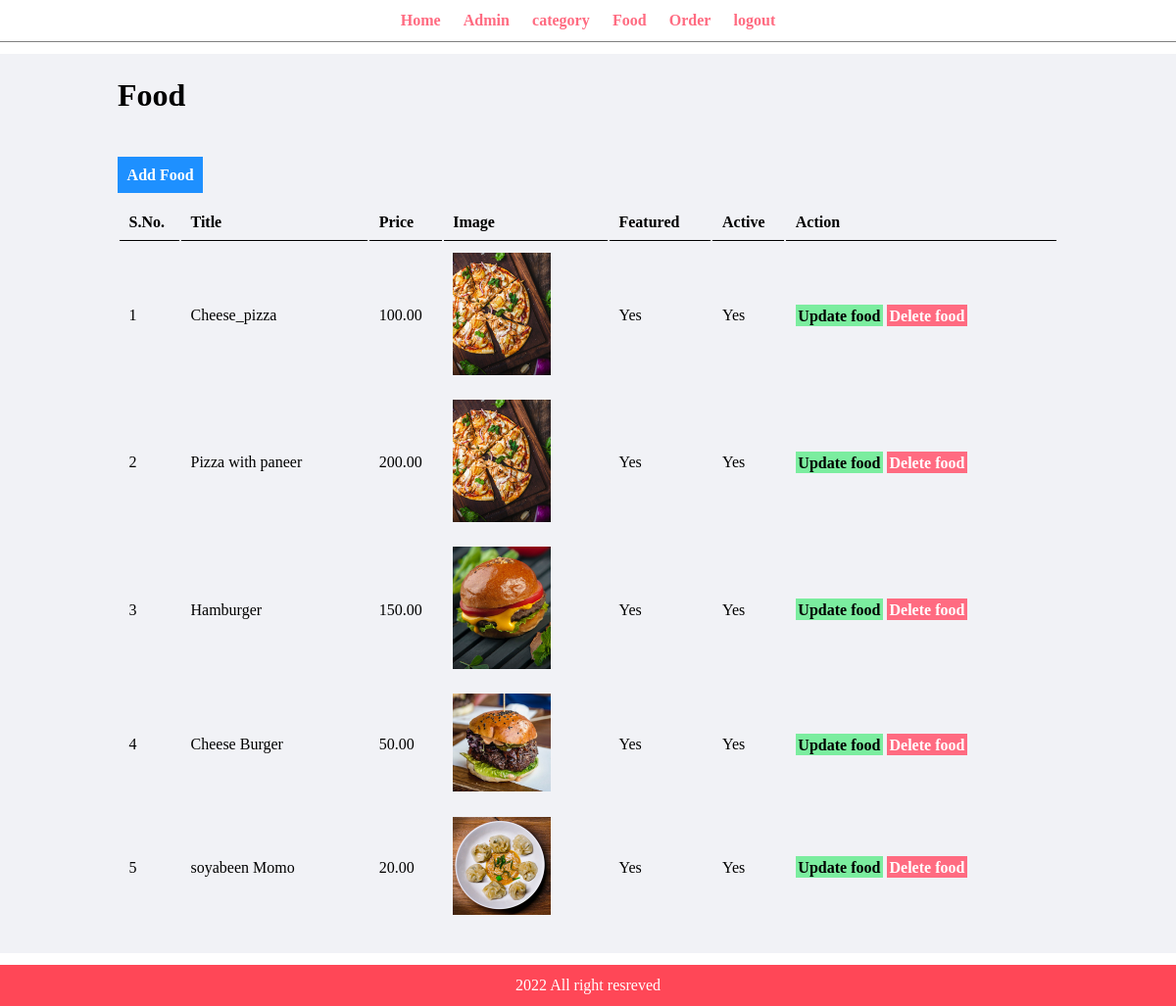
The page /admin/Manage_food.php (signed in) on the database its author committed.
### tables this page shows
CREATE TABLE `tbl_food` (
  `id` int(10) UNSIGNED NOT NULL,
  `title` varchar(100) NOT NULL,
  `description` text NOT NULL,
  `price` decimal(10,2) NOT NULL,
  `image_name` varchar(255) NOT NULL,
  `category_id` int(10) UNSIGNED NOT NULL,
  `faetured` varchar(10) NOT NULL,
  `active` varchar(10) NOT NULL
);

### admin/Manage_food.php (the view, shortened to what this page needs)
<?php include('partial/header.php'); ?>
    <div class="main-section">
        <div class="wraper">
            <h1>Food</h1>
            <br><br>
            <br>
            <a href="<?php echo SITEURL;?>admin/add-food.php" class="btn-primmary"> Add Food</a>
            <br><br>
        <table class="mytbl">
            <tr>
                <th>S.No.</th>
                <th>Title</th>
                <th>Price</th>
                <th>Image</th>
                <th>Featured</th>
                <th>Active</th>
                <th>Action</th>
            </tr>
            <?php
            $sql="SELECT * FROM tbl_food";
            $res=mysqli_query($con,$sql);
            $count=mysqli_num_rows($res);
            $sn=1;
            if($count>0)
            {
                while($row=mysqli_fetch_assoc($res))
                {
                    $id=$row['id'];
                    $title=$row['title'];
                    $price=$row['price'];
                    $image_name=$row['image_name'];
                    $featured=$row['faetured'];
                    $active=$row['active'];
                    ?>
                <tr>
                <td><?php echo $sn++;?></td>
                <td><?php echo $title;?></td>
                <td><?php echo $price;?></td>
                <td>
                    <?php
                        if($image_name=="")
                        {
                            echo "<div class='error'> Image Not Added </div>";
                        }
                        else
                        {
                            ?>
                            <img src="<?php echo SITEURL;?>images/food/<?php echo $image_name;?>" width="100px" alt="">
                            <?php
                        }
                    ?>
                </td>
                <td><?php echo $featured;?></td>
                <td><?php echo $active;?></td>
                <td>
                <a href="<?php echo SITEURL;?>admin/Updatefood.php?id=<?php echo $id;?>" class="btn-Secondary"> Update food</a>
                <a href="<?php echo SITEURL;?>admin/delete-food.php?id=<?php echo $id;?>&image_name=<?php echo $image_name;?>" class="btn-danger"> Delete food</a>
                </td>
            </tr>
                    <?php
                }
            }
            else
            {
                echo "<tr><td colspan='7' class='error'>Food not Added Yet</td> </tr>";
            }
            ?>
        </table>
    </div>
</div>
<?php include('partial/footer.php'); ?>

### admin/Partial/header.php (shortened to what this page needs)
<!DOCTYPE html>
<html lang="en">
<head>
    <link rel="stylesheet" href="../css/admin1.css">
</head>
<body>
    <div class="menu text-center">
        <div class="wraper">
        <ul>
            <li><a href="index.php">Home</a></li>
            <li><a href="Manage_admin.php">Admin</a></li>
            <li><a href="Manage_category.php">category</a></li>
            <li><a href="Manage_food.php">Food</a></li>
            <li><a href="Manage_order.php">Order</a></li>
            <li><a href="logout.php">logout</a></li>
        </ul>
        </div>
    </div>

### admin/Partial/footer.php
    <div class="footer">
    <div class="wraper">
    <p class="text-center"> 2022 All right  resreved </p>
    </div>
    </div>
</body>
</html>

### css/admin1.css (style rules this page uses)
* { margin: 0; padding: 0; }
.wraper { padding: 1%; width: 80%; margin: 0 auto; }
.menu { border-bottom: 1px solid gray; }
.menu ul { list-style-type: none; }
.menu ul li { display: inline; padding: 1%; }
.menu ul li a { text-decoration: none; font-weight: bold; color: #ff6b81; }
.main-section { margin: 1% 0; padding: 1% 0; background-color: #f1f2f6; }
.footer { background-color: #ff4757; color: white; }
.text-center { text-align: center; }
.mytbl { width: 100%; }
table tr th { border-bottom: 1px solid #000; padding:1%; text-align:left; }
table tr td { padding:1%; }
.btn-primmary { background-color: #1e90ff; padding:1%; color:white; text-decoration:none; font-weight:bold; }
.btn-Secondary { background-color: #7bed9f; padding:1%; color:black; text-decoration:none; font-weight:bold; }
.btn-danger { background-color: #ff6b81; padding:1%; color:white; text-decoration:none; font-weight:bold; }

### rows shown on the page
tbl_food: title "Cheese_pizza", price "100.00", image_name (picture), faetured "Yes", active "Yes"
tbl_food: title "Pizza with paneer", price "200.00", image_name (picture), faetured "Yes", active "Yes"
tbl_food: title "Hamburger", price "150.00", image_name (picture), faetured "Yes", active "Yes"
tbl_food: title "Cheese Burger", price "50.00", image_name (picture), faetured "Yes", active "Yes"
tbl_food: title "soyabeen Momo", price "20.00", image_name (picture), faetured "Yes", active "Yes"
